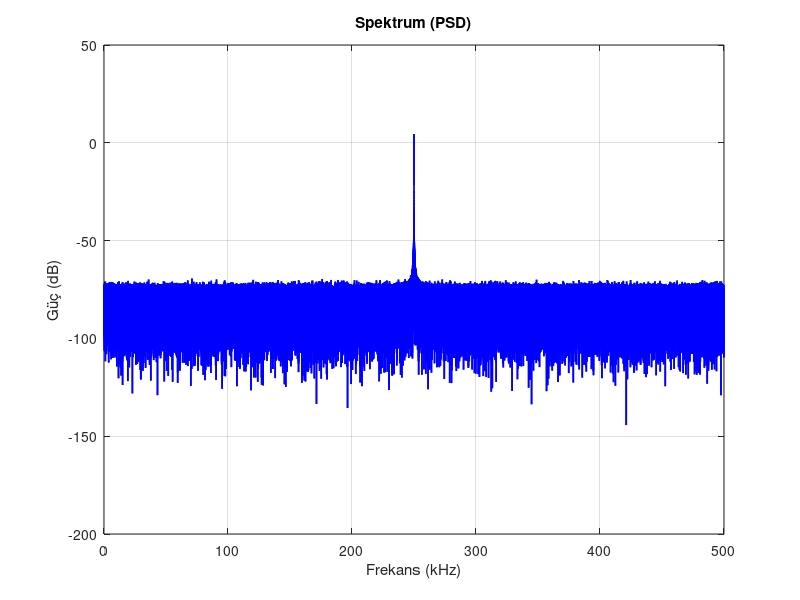

MATLAB code for this plot:
clc; clear; close all;

%% GENEL PARAMETRELER
fs = 1e6;                  % Örnekleme frekansı (Hz)
T = 1;                     % Sinyal süresi (sn)
t = 0:1/fs:T-1/fs;         % Zaman vektörü

center_freqs = [100e3 250e3 400e3]; % Kullanılabilir merkez frekanslar (Hz)
jammer_freqs = [250e3];     % Birden fazla jammer için [250e3, 400e3] gibi ekleyebilirsin
jammer_amp = 2.5;           % Jammer genliği
noise_level = 0.1;          % Gürültü genliği

%% BAŞLANGIÇ FREKANSI (İlk olarak jammed olan frekansta başlatıyoruz)
current_center = 250e3;
fprintf("Başlangıç merkez frekansı: %.1f kHz\n", current_center/1e3);

%% SİNYAL ÜRETİMİ (Ana sinyal + tüm jammer'lar + gürültü)
signal = sin(2*pi*current_center*t);
jammer = zeros(size(t));
for jf = jammer_freqs
    jammer = jammer + jammer_amp*sin(2*pi*jf*t);
end
noise = noise_level*randn(size(t));
rx = signal + jammer + noise;

%% PSD ANALİZİ
N = 2^nextpow2(length(rx));
f = fs*(0:(N/2))/N;
RX = fft(rx, N);
PSD = abs(RX/N).^2;
PSD = PSD(1:N/2+1);

% Grafik: Spektrumun genel görünümü
figure; plot(f/1e3,10*log10(PSD),'b','LineWidth',1.2);
xlabel('Frekans (kHz)'); ylabel('Güç (dB)');
title('Spektrum (PSD)');
grid on;

%% JAMMER DETECTION (EN GELİŞMİŞ YÖNTEM)
% Her bir merkez frekans için:
% - Local background/median alınır
% - Training/guard cells ile local threshold belirlenir
% - Sadece merkez çevresinde karar verilir

window = 4000;     % Her merkez frekansta +- 2 kHz'lik aralığı inceleriz
training_width = 10000; % Training cell aralığı (daha geniş arka plan ölçümü için, +-5 kHz)
threshold_dB = 10; % Local medyandan 10 dB üstü jammer olarak sayılır

jammed_centers = [];
clean_centers = [];

for i = 1:length(center_freqs)
    % Frekans aralığı indeksleri
    idx_center = find(abs(f - center_freqs(i)) < window);    % Sinyal+jammer aralığı
    idx_training = find(abs(f - center_freqs(i)) > window & abs(f - center_freqs(i)) < training_width);
    
    % Local background (training cell) dB olarak medyanını al (robust, outlier etkisiz)
    local_bg = median(10*log10(PSD(idx_training)));
    % O frekansta max güç (ana sinyal + varsa jammer dâhil)
    local_sig = max(10*log10(PSD(idx_center)));
    
    % Karar: Sinyal gücü local background'ın threshold_dB üstünde mi?
    if (local_sig - local_bg) > threshold_dB
        jammed_centers = [jammed_centers center_freqs(i)];
    else
        clean_centers = [clean_centers center_freqs(i)];
    end
end

if isempty(jammed_centers)
    disp('Hiçbir merkez frekansta jammer yok! İletişime devam.');
else
    fprintf('Jammer tespit edilen merkez frekans(lar): %.1f kHz\n', jammed_centers/1e3);
end

fprintf('Temiz kalan merkez frekans(lar): %.1f kHz\n', clean_centers/1e3);

%% KAÇIŞ (FREKANS ATLAMA) & YENİ PSD
if isempty(clean_centers)
    disp('Tüm frekanslar jammed! Kaçacak yer yok.');
else
    next_center = clean_centers(1);
    fprintf('Frekans atlanıyor! Yeni merkez frekans: %.1f kHz\n', next_center/1e3);

    % Temiz frekansta iletim-alım (ve varsa yine jammer)
    signal2 = sin(2*pi*next_center*t);
    jammer2 = zeros(size(t));
    for jf = jammer_freqs
        jammer2 = jammer2 + jammer_amp*sin(2*pi*jf*t);
    end
    rx_new = signal2 + jammer2 + noise;

    RX2 = fft(rx_new, N);
    PSD2 = abs(RX2/N).^2;
    PSD2 = PSD2(1:N/2+1);

    figure;
    plot(f/1e3,10*log10(PSD2),'g','LineWidth',1.2);
    hold on;
    % Eğer hâlâ başka jammer varsa (ör: birden fazla jam varsa)
    for i = 1:length(jammer_freqs)
        xline(jammer_freqs(i)/1e3, '--r', ['Jam ', num2str(jammer_freqs(i)/1e3),' kHz']);
    end
    xlabel('Frekans (kHz)'), ylabel('Güç (dB)')
    title(['Yeni Frekansta PSD (', num2str(next_center/1e3),' kHz)'])
    legend('PSD (Frekans Atlandı)','Jam. Frekansları')
    grid on

    disp('Sistem yeni frekansta temiz şekilde çalışıyor.');
end
